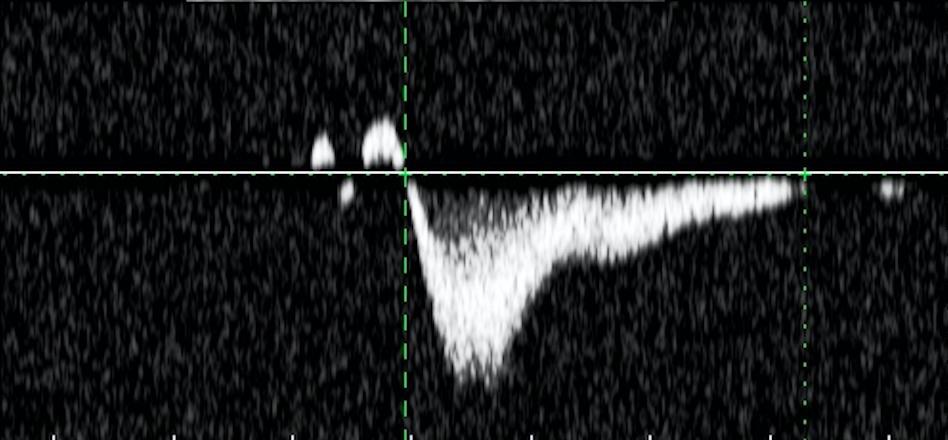
#> input picture mysite/generate_pdf/morphology_test.png, 948 x 440 px
$ python -i ImageOperations.py   (imports and definitions only)
#> lines starting #> are read from the running program, lines starting #| are printed output that depends on the picture
#> further down, picture is the input picture: shape (440, 948, 3); mean B, G, R 30.9, 30.5, 29.1
import cv2
import numpy as np


class ImageOperations:
    @staticmethod
    def convert_to_gray(image):
        image = image.copy()
        return cv2.cvtColor(image, cv2.COLOR_BGR2GRAY)

    @staticmethod
    def get_shape(image):
        if len(image.shape) > 2:
            height, width, _ = image.shape
            return height, width
        else:
            height, width = image.shape
            return height, width

    @staticmethod
    def morph_open_erode_close_image(image):
        image = image.copy()
        kernel = np.ones((5, 5), np.uint8)
        _, mask = cv2.threshold(image, 107, 255, cv2.THRESH_BINARY_INV)
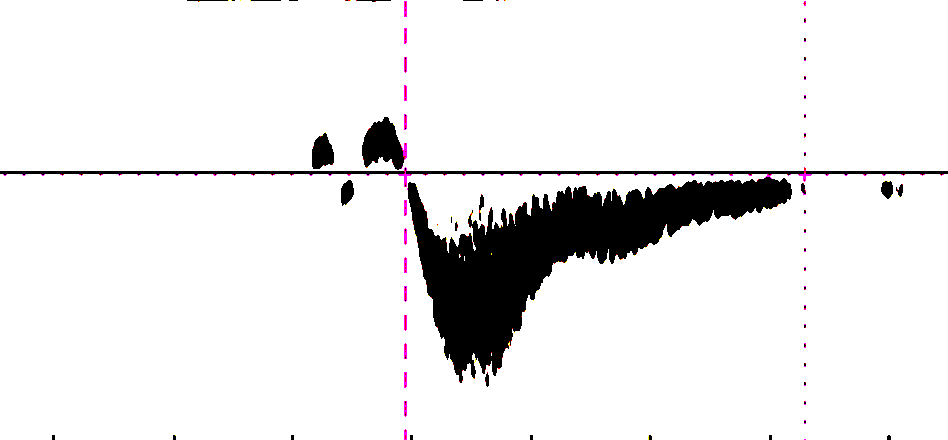
#> mask: shape (440, 948, 3); mean B, G, R 234.7, 234.2, 235

        mask = cv2.morphologyEx(mask, cv2.MORPH_OPEN, kernel)
        mask = cv2.erode(mask, kernel)
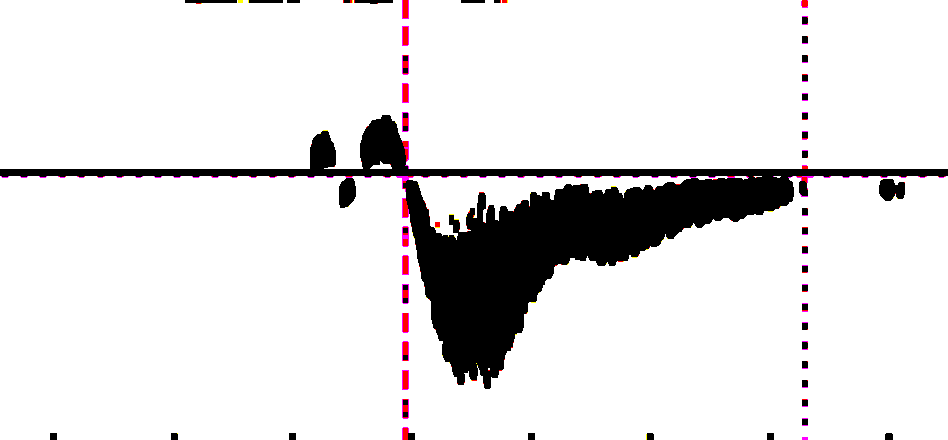
#> mask: shape (440, 948, 3); mean B, G, R 227.3, 226.5, 228.2
        mask = cv2.morphologyEx(mask, cv2.MORPH_CLOSE, kernel)

        return mask

    @staticmethod
    def read_image(filename):
        return cv2.imread(filename)

    @staticmethod
    def color_threshold(image, threshold = 95):
        image_copied = image.copy()
        rows, cols = image_copied.shape

        for i in range(rows):
            for j in range(cols):
                pixel_value = image_copied[i, j]
                if pixel_value <= threshold:
                    image_copied[i, j] = 0

        return image_copied

    @staticmethod
    def resize_image(image):
        width, height, _ = image.shape
        return image[20:width - 50, 0:height - 50]

    @staticmethod
    def convert_to_gray(image):
        image = image.copy()

        return cv2.cvtColor(image, cv2.COLOR_BGR2GRAY)

>>> import cv2
>>> picture = cv2.imread('../generate_pdf/morphology_test.png')
>>> result = ImageOperations().morph_open_erode_close_image(picture)
